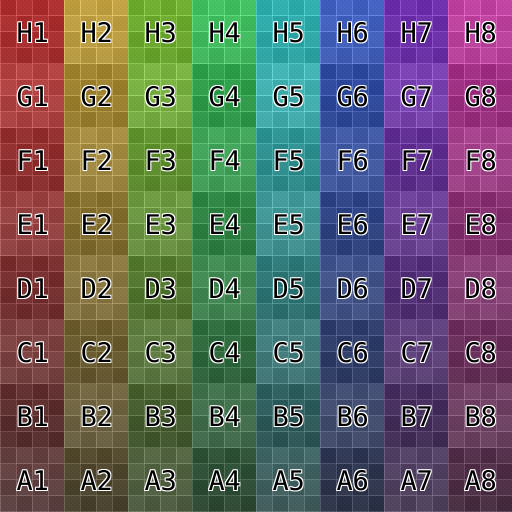
#> input picture src/Grid-Color.png, 1024 x 1024 px (shown at 1/2 size)
$ python slit_scan.py
#> lines starting #> are read from the running program, lines starting #| are printed output that depends on the picture
import datetime
import math

from PIL import Image, ImageDraw


def remap_number(src, old_min, old_max, new_min, new_max):
    return ((src - old_min) / (old_max - old_min) * (new_max - new_min) + new_min)


def calc_value(in_size, out_size):

    value = int((in_size[1] - out_size[1]) * 0.5)
    # print(value)

    return value


def get_color_to_memory(img, value, out_size):

    cl_l = []

    for i in range(value, out_size[1] + value):

        cl = []

        for j in range(size_src[0]):

            c = img.getpixel((j, i))
            cl.append(c)

        cl_l.append(cl)

    return cl_l


def slice_list(ll, size_):

    out = []
    start = 128

    for i in range(len(ll)):
        l = ll[i]
        ls = l[start : start + size_[0]]
        out.append(ls)

    return out


def slice_list_wave(ll, wave_count, size_, size_src):

    out = []
    amp = (size_src[0] - size_[0]) * 0.5

    for i in range(len(ll)):
        l = ll[i]

        shift_ = remap_number(i, 0, len(ll), 0, math.pi * wave_count)
        sine_ = (math.sin(shift_) + 1) * 0.5

        start = int(sine_ * amp)

        ls = l[start : start + size_[0]]
        out.append(ls)

    return out


def draw_from_list(ll, size):

    ### Create Canvas
    white_ = (255, 255, 255, 255)
    canvas_ = Image.new("RGBA", size_, white_)

    for i in range(len(ll)):
        l = ll[i]
        for j in range(len(ll[0])):
            c = l[j]
            # print(c)
            canvas_.putpixel((j, i), c)

    return canvas_


### input image
in_grid = "src/Grid-Color.png"
img = Image.open(in_grid)
#> img is the input picture: PIL image 1024x1024 RGBA; mean R, G, B, A 100.4, 100.3, 100.3, 255
size_src = img.size
#> size_src = (1024, 1024)
# print(size_src)
### (1024, 1024)


### output image
size_ = (800, 800)


v_ = calc_value(size_src, size_)
#> v_ = 112
cl_ = get_color_to_memory(img, v_, size_)
#> after the loop in get_color_to_memory, `for i in range(value, out_size[1] + value):`: cl_l = 800 items
#> cl_ = 800 items
# cls_ = slice_list(cl_, size_)
cls_ = slice_list_wave(cl_, 4, size_, size_src)
#> the loop in slice_list_wave, `for i in range(len(ll)):` made 800 passes
#> (shift_, sine_, start) on passes 1 to 3: (0, 0.5, 56), (0.0157, 0.508, 56), (0.0314, 0.516, 57)
#> cls_ = 800 items
canvas = draw_from_list(cls_, size_)
#> in draw_from_list, `canvas_ = Image.new("RGBA", size_, white_)`: canvas_: PIL image 800x800 RGBA; every value is 255
#> after the loop in draw_from_list, `for i in range(len(ll)):`:
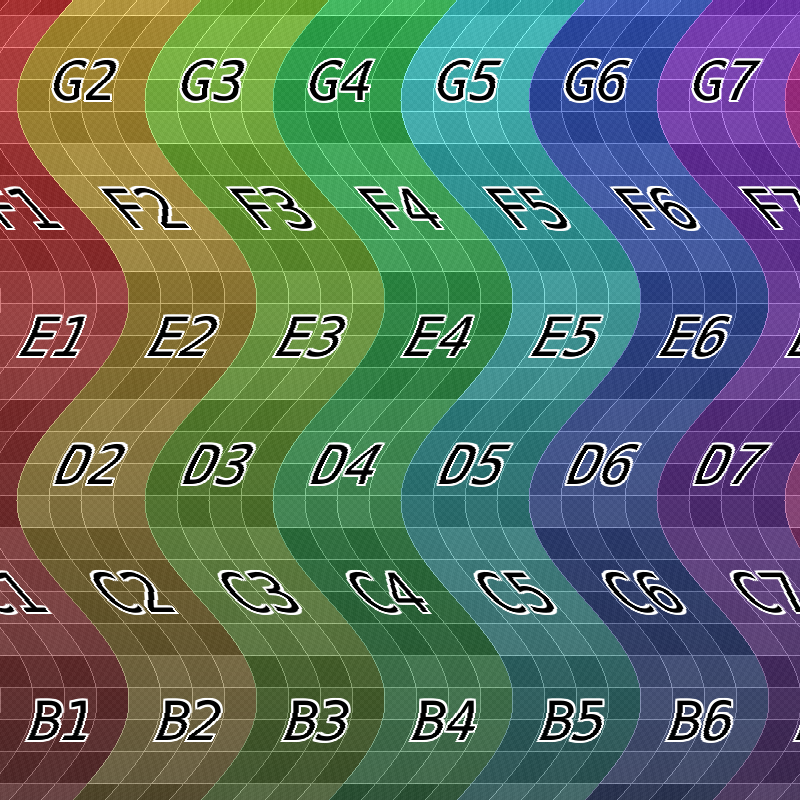
#> canvas_: PIL image 800x800 RGBA; mean R, G, B, A 92.4, 109.7, 98.4, 255


# [4 lines of commented-out code are left out]


### Export png
now_ = str(datetime.datetime.now().strftime("%H:%M:%S"))
out_path = "result/{}.png".format(now_)
canvas.save(out_path, quality=100)
print("Export, {}".format(out_path))
